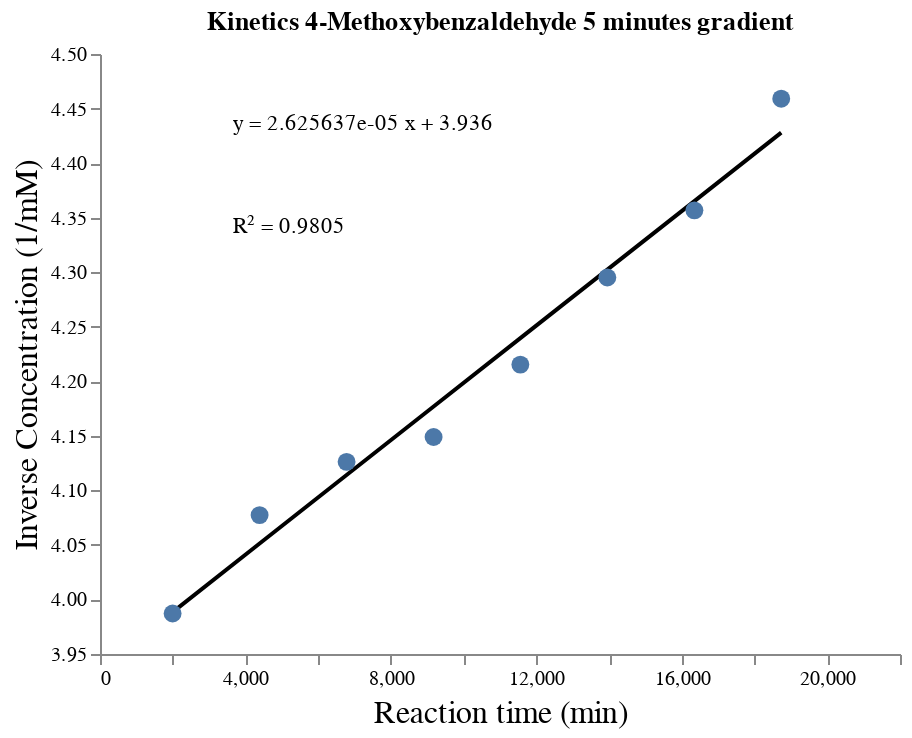

The code cell stored with this chart in its notebook:
### Code cell
plot_reaction_data(ome_5, "Kinetics 4-Methoxybenzaldehyde 5 minutes gradient")

### Figure 1 — Vega-Lite specification as saved in the notebook (floating-point values rounded to 4 significant figures)
{"config": {"view": {"continuousWidth": 400, "continuousHeight": 300, "strokeWidth": 0}, "axis": {"grid": false, "titleFontSize": 16, "titleFontWeight": "normal"}}, "layer": [{"data": {"name": "data-8adf12d9844293ef0d4a526b9dde7686"}, "mark": {"type": "line", "color": "black"}, "encoding": {"x": {"type": "quantitative", "field": "x", "scale": {"domain": [1797.0, 20610.0]}}, "y": {"type": "quantitative", "field": "y", "scale": {"domain": [3.987, 4.464]}}}}, {"data": {"name": "data-670801ffc0ba211810fbcb99fe385943"}, "mark": {"type": "circle", "opacity": 1, "size": 80}, "encoding": {"tooltip": [{"type": "quantitative", "field": "x", "title": "Reaction time (min)"}, {"type": "quantitative", "field": "y", "title": "Inverse Concentration (1/mM)"}], "x": {"type": "quantitative", "axis": {"title": "Reaction time (min)"}, "field": "x"}, "y": {"type": "quantitative", "axis": {"title": "Inverse Concentration (1/mM)"}, "field": "y"}}, "selection": {"selector323": {"type": "interval", "bind": "scales", "encodings": ["x", "y"]}}, "title": "Kinetics 4-Methoxybenzaldehyde 5 minutes gradient"}, {"data": {"name": "data-2e089119e39b11d6a932d166b9d72872"}, "mark": {"type": "text", "align": "left", "text": "y = 2.625637e-05 x + 3.936"}, "encoding": {"x": {"type": "quantitative", "field": "x"}, "y": {"type": "quantitative", "field": "y"}}}, {"data": {"name": "data-7024c6155f7b00cc24d4ce16983a94ca"}, "mark": {"type": "text", "align": "left", "text": "R² = 0.9805"}, "encoding": {"x": {"type": "quantitative", "field": "x"}, "y": {"type": "quantitative", "field": "y"}}}], "$schema": "https://vega.github.io/schema/vega-lite/v4.8.1.json", "datasets": {"data-8adf12d9844293ef0d4a526b9dde7686": [{"x": 1997.0, "y": 3.988}, {"x": 4389.0, "y": 4.051}, {"x": 6781.0, "y": 4.114}, {"x": 9174.0, "y": 4.177}, {"x": 11560.0, "y": 4.24}, {"x": 13950.0, "y": 4.302}, {"x": 16350.0, "y": 4.365}, {"x": 18730.0, "y": 4.428}], "data-670801ffc0ba211810fbcb99fe385943": [{"x": 1997.0, "y": 3.987}, {"x": 4389.0, "y": 4.077}, {"x": 6781.0, "y": 4.126}, {"x": 9174.0, "y": 4.149}, {"x": 11560.0, "y": 4.215}, {"x": 13950.0, "y": 4.295}, {"x": 16350.0, "y": 4.357}, {"x": 18730.0, "y": 4.459}], "data-2e089119e39b11d6a932d166b9d72872": [{"x": 3671.0, "y": 4.435}], "data-7024c6155f7b00cc24d4ce16983a94ca": [{"x": 3671.0, "y": 4.341}]}}
